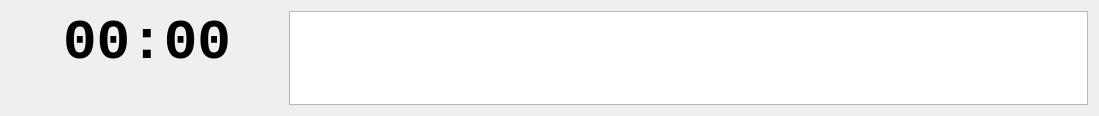
<?xml version="1.0" encoding="UTF-8"?>
<ui version="4.0">
 <class>Dialog</class>
 <widget class="QDialog" name="Dialog">
  <property name="geometry">
   <rect>
    <x>0</x>
    <y>0</y>
    <width>1099</width>
    <height>116</height>
   </rect>
  </property>
  <property name="sizePolicy">
   <sizepolicy hsizetype="Preferred" vsizetype="Preferred">
    <horstretch>0</horstretch>
    <verstretch>0</verstretch>
   </sizepolicy>
  </property>
  <property name="minimumSize">
   <size>
    <width>0</width>
    <height>0</height>
   </size>
  </property>
  <property name="maximumSize">
   <size>
    <width>16777215</width>
    <height>16777215</height>
   </size>
  </property>
  <property name="windowTitle">
   <string>MAP 4.0</string>
  </property>
  <property name="windowIcon">
   <iconset resource="mapressources.qrc">
    <normaloff>:/MainIcon2.png</normaloff>:/MainIcon2.png</iconset>
  </property>
  <property name="styleSheet">
   <string notr="true"/>
  </property>
  <layout class="QHBoxLayout" name="horizontalLayout">
   <item>
    <layout class="QHBoxLayout" name="horizontalLayout_2">
     <item>
      <layout class="QVBoxLayout" name="verticalLayout_5">
       <item>
        <widget class="QLabel" name="lblTime">
         <property name="enabled">
          <bool>true</bool>
         </property>
         <property name="minimumSize">
          <size>
           <width>272</width>
           <height>88</height>
          </size>
         </property>
         <property name="maximumSize">
          <size>
           <width>272</width>
           <height>6666666</height>
          </size>
         </property>
         <property name="font">
          <font>
           <family>Courier New</family>
           <pointsize>42</pointsize>
           <bold>true</bold>
          </font>
         </property>
         <property name="text">
          <string>00:00</string>
         </property>
         <property name="alignment">
          <set>Qt::AlignHCenter|Qt::AlignTop</set>
         </property>
        </widget>
       </item>
      </layout>
     </item>
     <item>
      <widget class="QTextBrowser" name="textBrowser">
       <property name="minimumSize">
        <size>
         <width>1</width>
         <height>0</height>
        </size>
       </property>
       <property name="autoFillBackground">
        <bool>false</bool>
       </property>
       <property name="styleSheet">
        <string notr="true"/>
       </property>
       <property name="frameShape">
        <enum>QFrame::StyledPanel</enum>
       </property>
       <property name="frameShadow">
        <enum>QFrame::Plain</enum>
       </property>
       <property name="lineWidth">
        <number>0</number>
       </property>
       <property name="verticalScrollBarPolicy">
        <enum>Qt::ScrollBarAlwaysOff</enum>
       </property>
       <property name="horizontalScrollBarPolicy">
        <enum>Qt::ScrollBarAlwaysOff</enum>
       </property>
       <property name="placeholderText">
        <string/>
       </property>
      </widget>
     </item>
    </layout>
   </item>
  </layout>
 </widget>
 <resources>
  <include location="mapressources.qrc"/>
 </resources>
 <connections/>
</ui>
